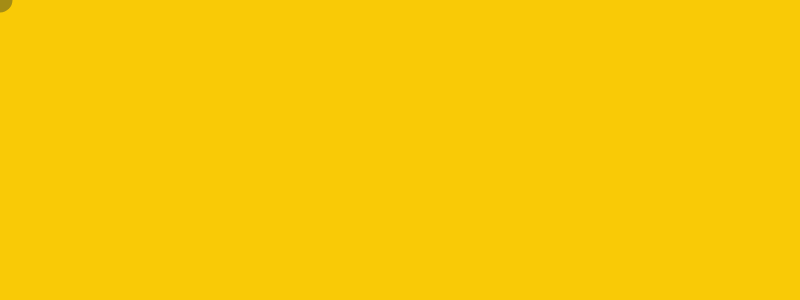
Frame 1 (no input)
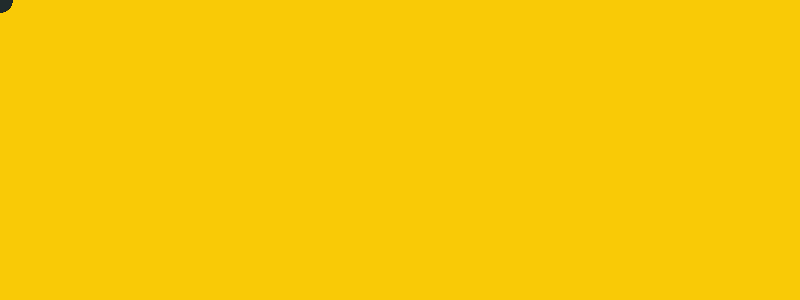
Frame 60 (no input)
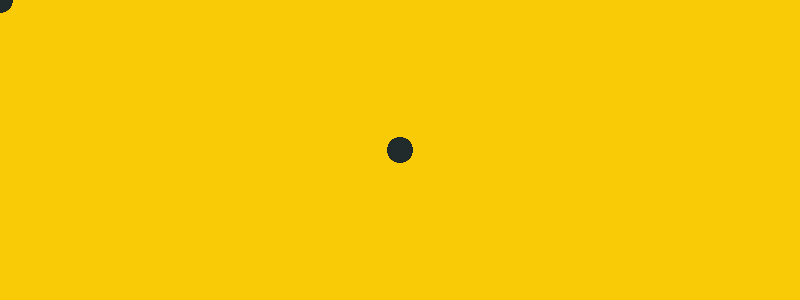
Frame 120 (the mouse pressed at the canvas centre since frame 60)

The p5.js sketch that drew these frames (run headless with seeded random() and noise() and a simulated clock; from frame 60 on, the mouse is pressed at the canvas centre):

// p5.js sketch
// ── sketch.js
setup = () => {
  createCanvas(800, 300)
  background(249, 202, 6)
}

draw = () => {
  let x = mouseX
  let y = mouseY
  let size = 25
  fill(33, 43, 47, 100)
  noStroke()
  ellipse(x, y, size, size)
}
